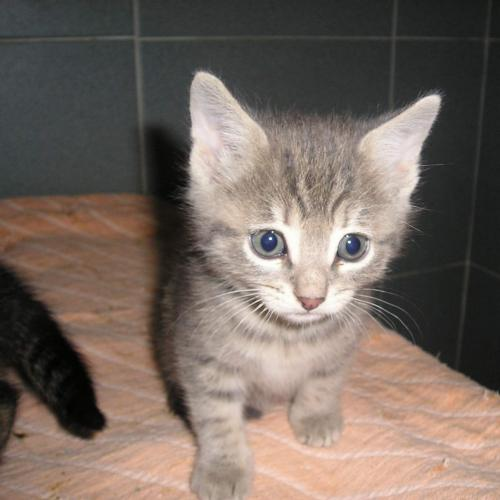
#> input picture data/1.jpg, 500 x 500 px
$ jupyter execute 2-2-1-contrast.ipynb
#> lines starting #> are read from the running program, lines starting #| are printed output that depends on the picture
```{admonition} Information
__Section__: Contrast
__Goal__: Understand how to gauge the contrast of an image from its grayscale histogram.
__Time needed__: 20 min
__Prerequisites__: Introduction about machine learning experiments, basics about image processing
```

# Contrast

## Gauge the contrast of an object on an image

First, let's have a look at the grayscale histogram. This histogram represents the distribution of gray values on a grayscale image. If the histogram contains more higher values, the image is mainly black, in the opposite case it is mainly white. So, a bright image will have a histogram located more to the right, while a picture containing a lot of shadows or dark areas will show a left-shifted histogram. A well-balanced image has values on the whole range of the histogram. A spike at one of the ends indicates the presence of pure black (left) or pure white (right).

The grayscale histogram is a good indicator of contrast: more values located to both ends of the graph indicates more "extreme" bright and dark values, so more contrast. On the contrary, a histogram showing a relatively constant slope on the whole range of values indicates a non-contrasted image.

A well-contrasted image should show better results in object detection and recognition, as it allows a better catch of the particular object that is studied.

Note that it makes sense to talk about contrast of an image containing an object, because the object helps gauging the contrast, as contrast is the difference of intensity between an object and its surroundings. However, it does not make too much sense to talk about the contrast of an image that does not contain an object of interest. In this course, we study object recognition, and that is why we talk about contrast.

```{toggle} Advanced level
First, we import an image and get its black and white version, with the function [rgb2gray()](https://scikit-image.org/docs/dev/api/skimage.color.html#skimage.color.rgb2gray) from the ``skimage`` library:
```

[cell 1]
import matplotlib.pyplot as plt
from skimage import io
from skimage.color import rgb2gray

image = io.imread('./data/1.jpg')
#> image is the input picture: shape (500, 500, 3); mean R, G, B 118.3, 105.2, 97

image2 = rgb2gray(image)
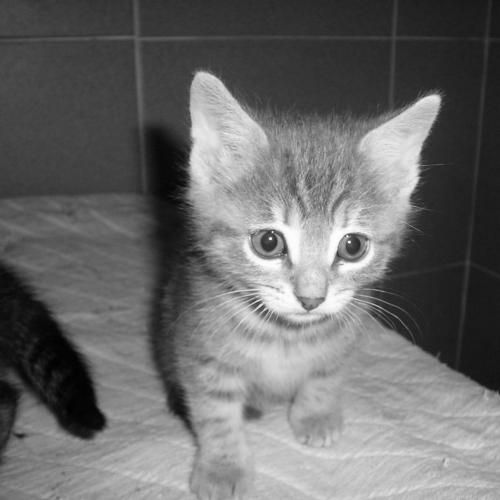
#> image2: shape (500, 500) float64; min 0, max 0.999, mean 0.421

The grayscale image is a simpler image and is stored only as an array of arrays, containing the lines of the image. No need for 3 channels as each pixel contains now only one value, the gray value.

[cell 2]
image2

[cell 3]
plt.imshow(image2, cmap = 'gray') # the parameter 'cmap' is necessary for the method to understand that we do not have
                                  # 3-color channels anymore but only 1 gray value for each pixel

```{toggle} Advanced level
Then we can plot the grayscale histogram with the method [hist()](https://matplotlib.org/3.1.1/api/_as_gen/matplotlib.pyplot.hist.html) from the ``matplotlib`` library. We pass as a parameter the grayscale image, to which we add the method ``flatten()`` which transforms a list of lists into a simple list. Here, we do not need to keep the structure "in lines" of the image and can only take all the gray values to build a histogram.
```

[cell 4]
plt.figure()
plt.xlabel('grayscale value')
plt.ylabel('number of pixels')

plt.hist(image2.flatten(), bins = 256, range = (0, 1))
plt.show()
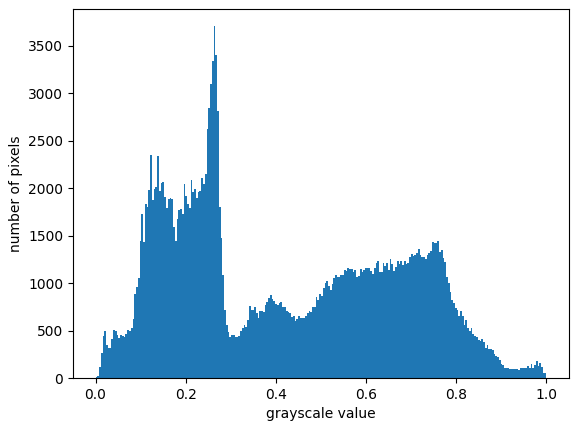
#> figure drawn by matplotlib, 1 panel; tallest bar 3706 high, from x = 0.262 to 0.266

This histogram shows relatively well distributed gray values, but we can see a small part between 0.3 and 0.5 with less pixels, indicating a relatively contrasted image.

Have a look at the histograms for other images by changing the name of the picture ``1.jpg`` by any integer in the range ``[1, 20]``.

[cell 5]
image = rgb2gray(io.imread('./data/2.jpg'))
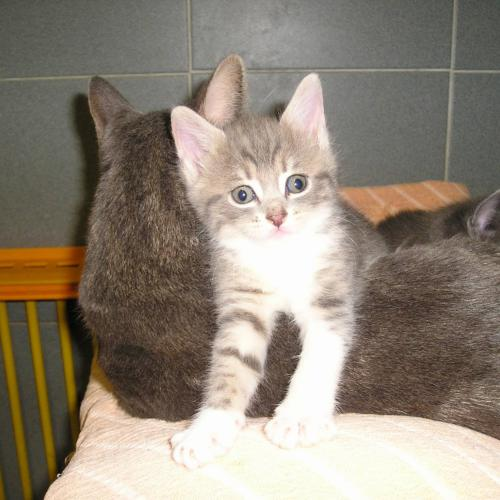
#> input picture data/2.jpg, 500 x 500 px
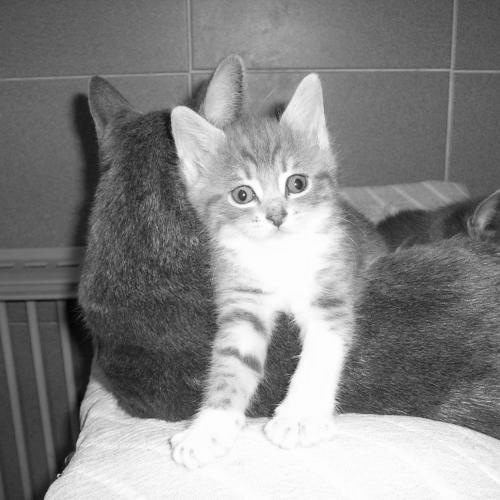
#> image: shape (500, 500) float64; min 0.00925, max 1, mean 0.531
plt.imshow(image, cmap = 'gray')
plt.figure()
plt.xlabel('grayscale value')
plt.ylabel('number of pixels')
plt.hist(image.flatten(), bins = 256, range = (0, 1))
plt.show()
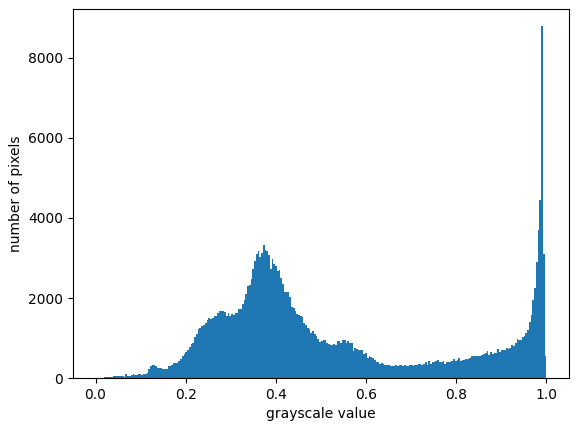
#> figure drawn by matplotlib, 1 panel; tallest bar 8789 high, from x = 0.988 to 0.992

[cell 6]
# For beginner version: cell to hide

import matplotlib.pyplot as plt
import ipywidgets as widgets
from ipywidgets import interact

def plot_hist(image_nb):
    image = rgb2gray(io.imread('./data/' + str(image_nb) + '.jpg'))
    plt.imshow(image, cmap = 'gray')
    plt.figure()
    plt.xlabel('grayscale value')
    plt.ylabel('number of pixels')
    plt.hist(image.flatten(), bins = 256, range = (0, 1))
    plt.show()


interact(plot_hist,
         image_nb = widgets.IntText(value = 1,
                                    description = 'Image:',
                                    disabled = False))
#> the sliders are set to image_nb = 1

## Change the contrast

Of course, some techniques exist to change the contrast of an image.

Below, we present one of them. The parameter ``in_range`` is used to define the boundaries of the values, therefore changing the contrast. By putting a short range (the difference between the two boundaries is small, for example, 0.3 and 0.5 gives a difference of 0.2, compared to the difference of the boundaries in a classic histogram being of 1), we increase the contrast of the object on the image because the histogram will gather the values closer to the boundaries. Then, if the range we define is closer to 0, the image will be brighter, if it is closer to 1, the image will be darker.

This will be easier to understand when playing with the parameter:

```{toggle} Advanced level
In Python, we can use the function [rescale_intensity](https://scikit-image.org/docs/dev/api/skimage.exposure.html#skimage.exposure.rescale_intensity) of the library ``skimage``. The parameter ``in_range`` is used as a tuple to determine the boundaries of the new image. Change the values of the parameter ``in_range`` to play around with contrast.

Change the image to try with other images.
```

[cell 7]
from skimage.exposure import rescale_intensity

image = rgb2gray(io.imread('./data/2.jpg'))

fig, ((ax1, ax2), (ax3, ax4)) = plt.subplots(2, 2, figsize = (8, 4))

ax1.imshow(image, cmap = 'gray')
ax2.hist(image.flatten(), bins = 256, range = (0, 1))

# Change the value of in_range
im2 = rescale_intensity(image, in_range = (0.3, 0.5))
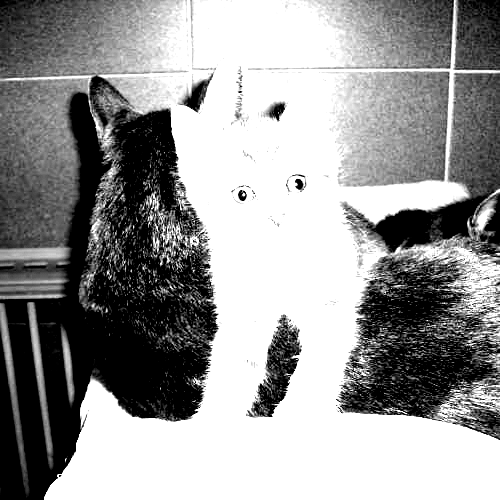
#> im2: shape (500, 500) float64; min 0, max 1, mean 0.594

ax3.imshow(im2, cmap = 'gray')
ax4.hist(im2.flatten(), bins = 256, range = (0, 1))

plt.show()
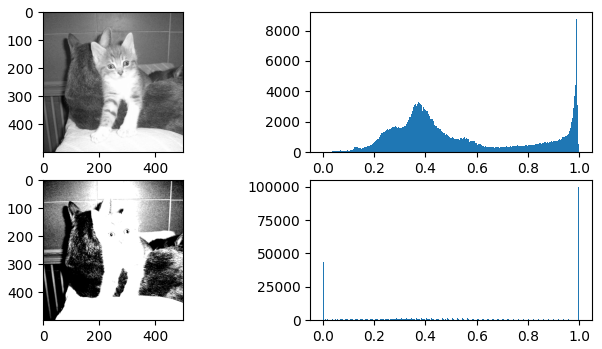
#> figure drawn by matplotlib, 4 panels; panel 2: tallest bar 8789 high, from x = 0.988 to 0.992; panel 4: tallest bar 100010 high, from x = 0.996 to 1
#> the sliders are set to image_nb = 2, in_range1 = 0.3, in_range2 = 0.7

[cell 8]
# For beginner version: cell to hide

import matplotlib.pyplot as plt
import ipywidgets as widgets
from ipywidgets import interact

def plot_images(image_nb, in_range1, in_range2):

#> called with image_nb = 2, in_range1 = 0.3, in_range2 = 0.7
    image = rgb2gray(io.imread('./data/' + str(image_nb) + '.jpg'))

    fig, ((ax1, ax2), (ax3, ax4)) = plt.subplots(2, 2, figsize = (8, 4))

    ax1.imshow(image, cmap = 'gray')
    ax2.hist(image.flatten(), bins = 256, range = (0, 1))

    im2 = rescale_intensity(image, in_range = (in_range1, in_range2))
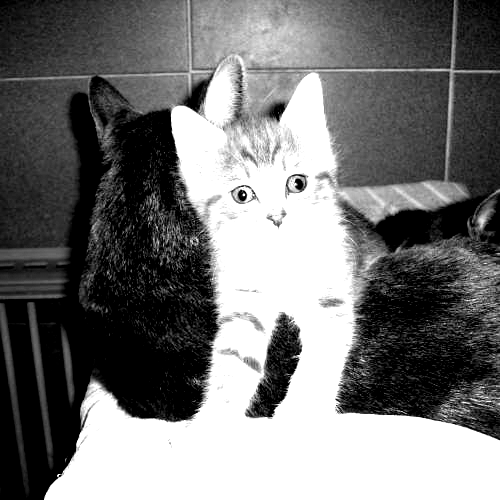
#> im2: shape (500, 500) float64; min 0, max 1, mean 0.458

    ax3.imshow(im2, cmap = 'gray')
    ax4.hist(im2.flatten(), bins = 256, range = (0, 1))

    plt.show()
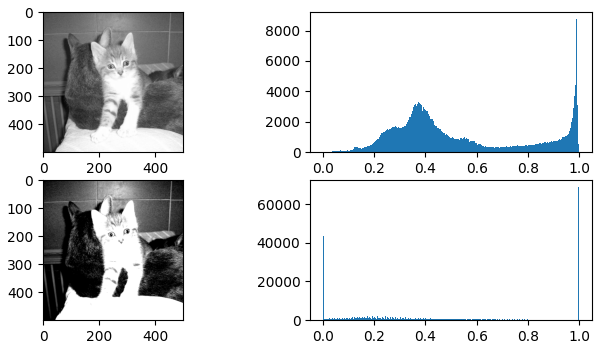
#> figure drawn by matplotlib, 4 panels; panel 2: tallest bar 8789 high, from x = 0.988 to 0.992; panel 4: tallest bar 69017 high, from x = 0.996 to 1


interact(plot_images,
         image_nb = widgets.IntText(value = 2,
                                    description = 'Image:',
                                    disabled = False),
         in_range1 = widgets.BoundedFloatText(value = 0.3,
                                              min = 0,
                                              max = 1,
                                              step = 0.1,
                                              description = 'in_range:',
                                              disabled=False),
         in_range2 = widgets.BoundedFloatText(value = 0.7,
                                              min = 0,
                                              max = 1,
                                              step = 0.1,
                                              description = ',',
                                              disabled=False)
         )
